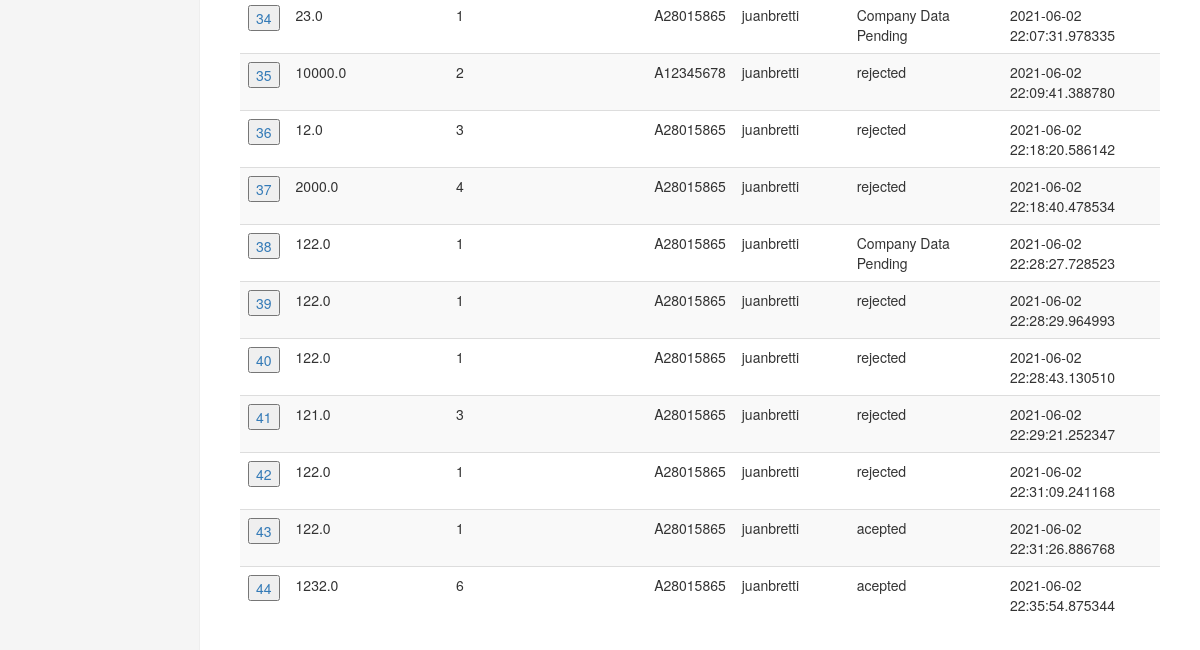
The app's page /loan (signed in, lower part), older data.
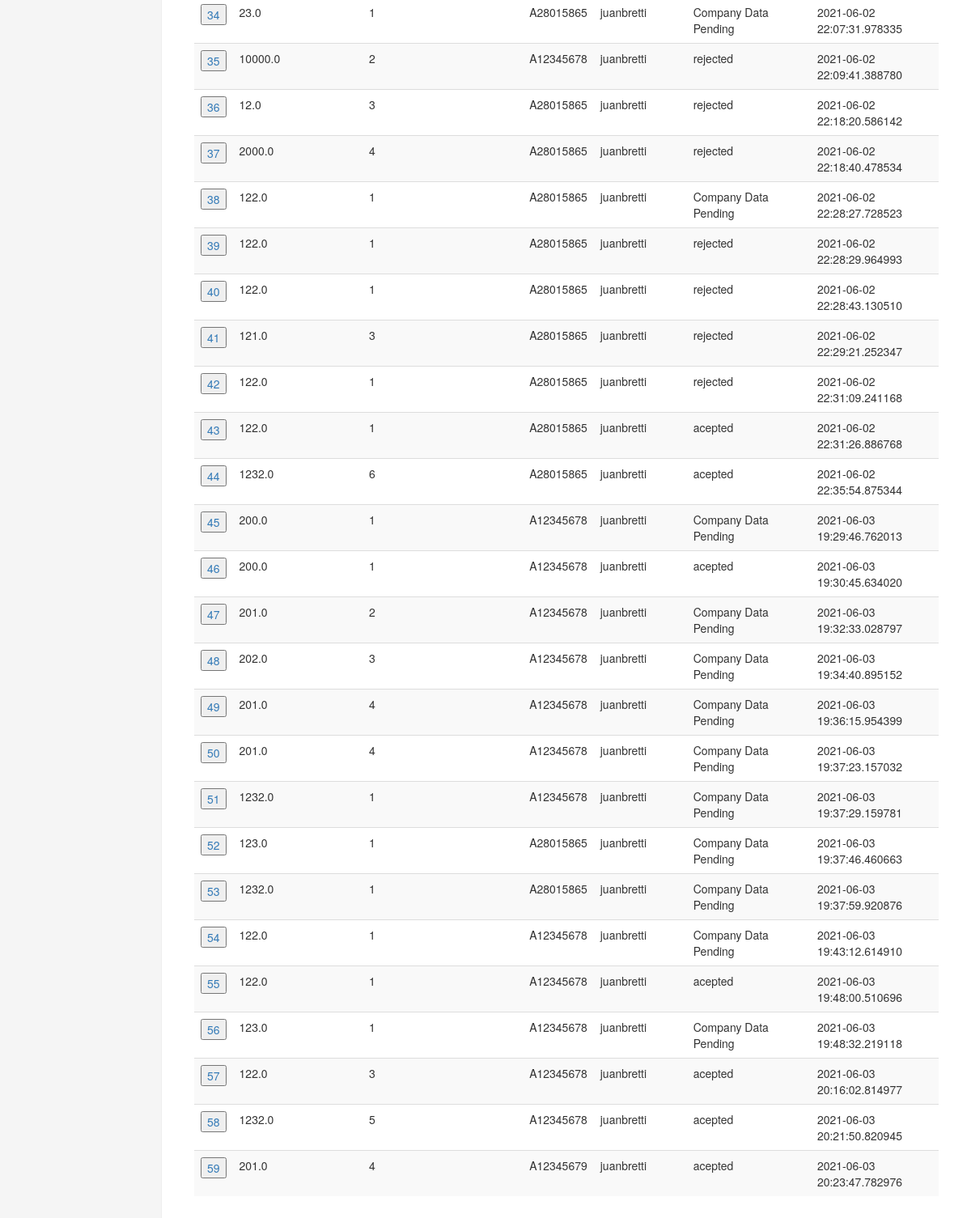
The same page, newer data.
### app.py (models this page shows)
class Loan(UserMixin, db.Model):
    id = db.Column(db.Integer, primary_key=True)
    loan_amount = db.Column(db.Float())
    number_of_installments = db.Column(db.Integer())
    username = db.Column(db.String(15))
    nif = db.Column(db.String(9))
    status = db.Column(db.String(15))
    monthly_payment = db.Column(db.Float())
    data_timestamp = db.Column(db.DateTime, default=datetime.utcnow)

### app.py (the view, shortened to what this page needs)
@app.route('/loan', methods=['GET', 'POST'])
@login_required
def loan():
    form = LoanForm()
    message = ''
    order_history = Loan.query.filter_by(username=current_user.username)
    return render_template('loan.html', form=form, \
                           rows=order_history, \
                           message=message, \
                           name=current_user.username, \
                           bank_name=BANK_NAME)

### app.py
class LoanForm(FlaskForm):
    rowid = StringField('Order ID / ID del Pedido')
    loan_amount = MyFloatField('Loan Amount / Valor del Prestámo ', validators=[InputRequired()])
    number_of_installments = SelectField('Number of Installments / Número de Pagos', choices=[('1', '1'), ('2', '2'), ('3', '3'), ('4', '4'),('5', '5'), ('6', '6'), ('7', '7'), ('8', '8')])
    nif = StringField('Id of the Company / NIF de su Empresa', validators=[InputRequired(), Length(min=9, max=9)],default='')

### app.py (called while the page is built)
@login_manager.user_loader
def load_user(user_id):
    return User.query.get(int(user_id))

### templates/loan.html (shortened to what this page needs)
{% extends "bootstrap/base.html" %}
{% import "bootstrap/wtf.html" as wtf %}
{% block styles %}
{{super()}}
<link rel="stylesheet" href="{{url_for('.static', filename='dashboard.css')}}">
{% endblock %}
{% block content %}
    <div class="container-fluid">
      <div class="row">
        <div class="col-sm-3 col-md-2 sidebar">
        </div>
        <div class="col-sm-9 col-sm-offset-3 col-md-10 col-md-offset-2 main">
           <div class="table-responsive">
            <table id="myTable" class="table table-striped">
              <tbody>
                {% for row in rows %}
                <tr>
                    <td> <a><form action="/loan" method="POST">
                         <input type="submit" value={{ row.id }}>
                    </form> </a></td>
                    <td> {{ row.loan_amount }}</td>
                    <td> {{ row.number_of_installments }} </td>
                    <td> {{ row.nif }} </td>
                    <td> {{ row.username }} </td>
                    <td> {{ row.status }} </td>
                    <td> {{ row.data_timestamp }} </td>
                </tr>
                {% endfor %}
              </tbody>
            </table>
          </div>
        </div>
      </div>
    </div>
{% endblock %}

### static/dashboard.css (style rules this page uses)
body { padding-top: 50px; }
.sidebar { display: none; }
@media (min-width: 768px) { .sidebar { position: fixed; top: 51px; bottom: 0; left: 0; z-index: 1000; display: block; padding: 20px; overflow-x: hidden; overflow-y: auto; background-color: #f5f5f5; border-right: 1px solid #eee; } }
.main { padding: 20px; }
@media (min-width: 768px) { .main { padding-right: 40px; padding-left: 40px; } }

Row changes from the older to the newer data that the page shows:
added Loan: id "45", loan_amount "200.0", number_of_installments "1", nif "A12345678", username "juanbretti", status "Company Data Pending", data_timestamp "2021-06-03 19:29:46.762013"
added Loan: id "46", loan_amount "200.0", number_of_installments "1", nif "A12345678", username "juanbretti", status "acepted", data_timestamp "2021-06-03 19:30:45.634020"
added Loan: id "47", loan_amount "201.0", number_of_installments "2", nif "A12345678", username "juanbretti", status "Company Data Pending", data_timestamp "2021-06-03 19:32:33.028797"
added Loan: id "48", loan_amount "202.0", number_of_installments "3", nif "A12345678", username "juanbretti", status "Company Data Pending", data_timestamp "2021-06-03 19:34:40.895152"
added Loan: id "49", loan_amount "201.0", number_of_installments "4", nif "A12345678", username "juanbretti", status "Company Data Pending", data_timestamp "2021-06-03 19:36:15.954399"
added Loan: id "50", loan_amount "201.0", number_of_installments "4", nif "A12345678", username "juanbretti", status "Company Data Pending", data_timestamp "2021-06-03 19:37:23.157032"
added Loan: id "51", loan_amount "1232.0", number_of_installments "1", nif "A12345678", username "juanbretti", status "Company Data Pending", data_timestamp "2021-06-03 19:37:29.159781"
added Loan: id "52", loan_amount "123.0", number_of_installments "1", nif "A28015865", username "juanbretti", status "Company Data Pending", data_timestamp "2021-06-03 19:37:46.460663"
added Loan: id "53", loan_amount "1232.0", number_of_installments "1", nif "A28015865", username "juanbretti", status "Company Data Pending", data_timestamp "2021-06-03 19:37:59.920876"
added Loan: id "54", loan_amount "122.0", number_of_installments "1", nif "A12345678", username "juanbretti", status "Company Data Pending", data_timestamp "2021-06-03 19:43:12.614910"
added Loan: id "55", loan_amount "122.0", number_of_installments "1", nif "A12345678", username "juanbretti", status "acepted", data_timestamp "2021-06-03 19:48:00.510696"
added Loan: id "56", loan_amount "123.0", number_of_installments "1", nif "A12345678", username "juanbretti", status "Company Data Pending", data_timestamp "2021-06-03 19:48:32.219118"
added Loan: id "57", loan_amount "122.0", number_of_installments "3", nif "A12345678", username "juanbretti", status "acepted", data_timestamp "2021-06-03 20:16:02.814977"
added Loan: id "58", loan_amount "1232.0", number_of_installments "5", nif "A12345678", username "juanbretti", status "acepted", data_timestamp "2021-06-03 20:21:50.820945"
added Loan: id "59", loan_amount "201.0", number_of_installments "4", nif "A12345679", username "juanbretti", status "acepted", data_timestamp "2021-06-03 20:23:47.782976"
